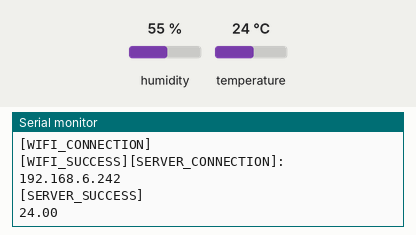
This sketch was run on a simulated ESP32. Shown: the last lines printed to the serial monitor. The inputs (shaded band) are chosen by the test bench; at power-on: temperature 24 °C, humidity 55 %. WiFi joins after 1.5 s; servers stay silent unless stated.

Above: at 2.7 s.
2.8 s: temperature set to 12 °C
At 4.1 s:
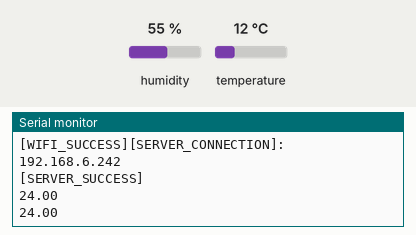
6.1 s: temperature set to 19 °C
At 7.7 s:
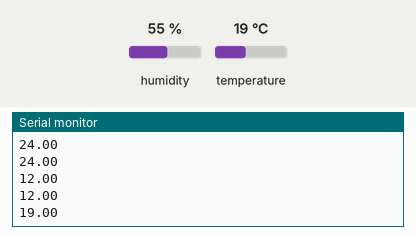
Timing chart, 0 to 9.2 s (numbered marks = the images above; inputs shaded):
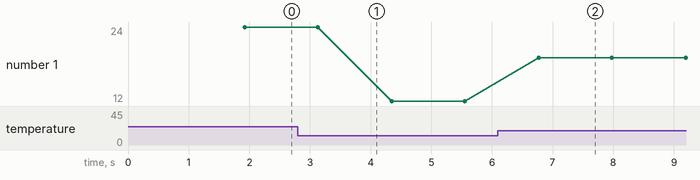

The sketch:

5_temperature_dht11.ino
```cpp
#include <WiFi.h>
#include <DHT.h>

DHT dht(26, DHT11);

const char ssid[] = "Redmi Note 10S";
const char pass[] = "11111111";

const char ip[] = "192.168.6.242";
const uint16_t port = 7000;

void setup() {
   Serial.begin(115200);

   // WI-FI CONNECTION
   Serial.println("[WIFI_CONNECTION]");
   WiFi.mode(WIFI_STA);
   WiFi.begin(ssid, pass);
   if (WiFi.waitForConnectResult()!= WL_CONNECTED) {
      Serial.println("[WIFI_FAIL]");
      delay(1000);
      ESP.restart();
   }
   Serial.printf("[WIFI_SUCCESS]");
}

void loop() {
   // SERVER CONNECTION
   WiFiClient client;
   Serial.printf("[SERVER_CONNECTION]: %s\n", ip);
   if (!client.connect(ip, port)){
      Serial.println("[SERVER_FAIL]");
      delay(2500);
      return;
   }
   Serial.println("[SERVER_SUCCESS]");

   // SERVER INTERACTION
   while(client.connect(ip, port)){
      float chk = dht.readTemperature();
      client.printf("%f", chk);
      Serial.println(chk);
      delay(1000);
   }
   client.stop();
   Serial.println("[SERVER_DISCONNECT]");
   delay(2500);
}
```

Measured:
- after the input at 6.1 s, the serial monitor: prints a new line after 0.67 s (image 2)
- plotted number 1: 24 → 12 after the input at 2.8 s, 12 → 19 after the input at 6.1 s
